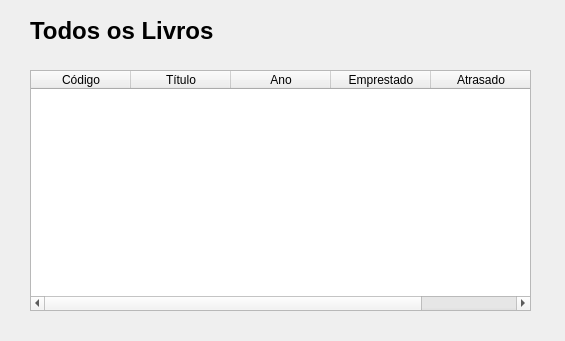
<?xml version="1.0" encoding="UTF-8"?>
<ui version="4.0">
 <class>RelatorioLivros</class>
 <widget class="QDialog" name="RelatorioLivros">
  <property name="geometry">
   <rect>
    <x>0</x>
    <y>0</y>
    <width>565</width>
    <height>341</height>
   </rect>
  </property>
  <property name="windowTitle">
   <string>Dialog</string>
  </property>
  <widget class="QLabel" name="BigText">
   <property name="geometry">
    <rect>
     <x>30</x>
     <y>20</y>
     <width>191</width>
     <height>21</height>
    </rect>
   </property>
   <property name="font">
    <font>
     <pointsize>18</pointsize>
     <weight>75</weight>
     <bold>true</bold>
    </font>
   </property>
   <property name="text">
    <string>Todos os Livros</string>
   </property>
  </widget>
  <widget class="QTableWidget" name="tabelaRelatorio">
   <property name="geometry">
    <rect>
     <x>30</x>
     <y>70</y>
     <width>501</width>
     <height>241</height>
    </rect>
   </property>
   <property name="dragEnabled">
    <bool>false</bool>
   </property>
   <attribute name="horizontalHeaderShowSortIndicator" stdset="0">
    <bool>false</bool>
   </attribute>
   <attribute name="horizontalHeaderStretchLastSection">
    <bool>true</bool>
   </attribute>
   <column>
    <property name="text">
     <string>Código</string>
    </property>
   </column>
   <column>
    <property name="text">
     <string>Título</string>
    </property>
   </column>
   <column>
    <property name="text">
     <string>Ano</string>
    </property>
   </column>
   <column>
    <property name="text">
     <string>Emprestado</string>
    </property>
   </column>
   <column>
    <property name="text">
     <string>Atrasado</string>
    </property>
   </column>
  </widget>
 </widget>
 <resources/>
 <connections/>
</ui>
